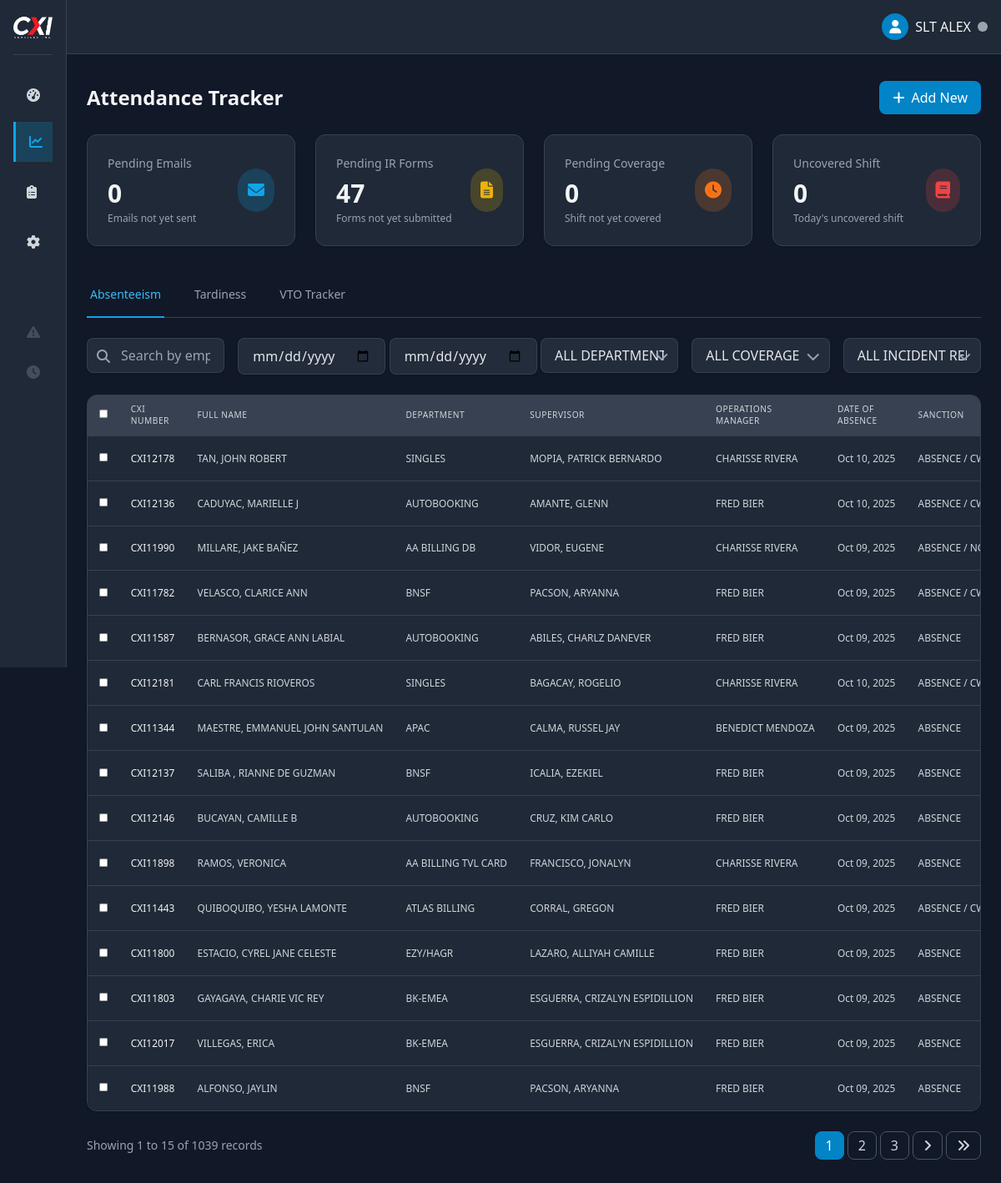
The page /admin/attendance.php (signed in) on the database its author committed.
### tables this page shows
CREATE TABLE `absenteeism` (
  `id` int(11) NOT NULL,
  `month` varchar(20) NOT NULL,
  `employee_id` varchar(50) NOT NULL,
  `full_name` varchar(100) NOT NULL,
  `department` varchar(100) NOT NULL,
  `supervisor` varchar(100) NOT NULL,
  `operation_manager` varchar(100) NOT NULL,
  `email` varchar(100) DEFAULT NULL,
  `date_of_absent` date NOT NULL,
  `follow_call_in_procedure` varchar(100) NOT NULL,
  `sanction` enum('ABSENCE','ABSENCE / CWD','ABSENCE / NCNS','ABSENCE / NCNS (LATE ADVISE)','ABSENCE / NCNS / CWD','ABSENCE / NCNS / CWD (LATE ADVISE)','PVL') DEFAULT NULL,
  `reason` text NOT NULL,
  `coverage` varchar(250) DEFAULT NULL,
  `coverage_type` enum('-','NO NEED','TRAINEE','BACK UP','PENDING','DSOT','RDOT','AGENT MODE') NOT NULL,
  `shift` varchar(50) NOT NULL,
  `ir_form` varchar(100) DEFAULT NULL,
  `timestamp` varchar(20) DEFAULT NULL,
  `sub_name` varchar(50) NOT NULL,
  `created_at` datetime DEFAULT current_timestamp(),
  `email_sent` tinyint(1) DEFAULT 0,
  `email_sent_at` varchar(20) DEFAULT NULL
);

### admin/partials/attendance_table.php (the view, shortened to what this page needs)
<?php
require_once __DIR__ . '/../../includes/functions.php';
$page = isset($_POST['page']) ? (int)$_POST['page'] : (isset($_GET['page']) ? (int)$_GET['page'] : 1);
$type = isset($_POST['type']) ? $_POST['type'] : (isset($_GET['tab']) ? $_GET['tab'] : 'absenteeism');
if (!isset($table)) {
    $table = ($type === 'tardiness') ? 'tardiness' : ($type === 'vto' ? 'vto_tracker' : 'absenteeism');
}
if (!isset($perPage)) $perPage = 15;
$whereClauses = [];
$searchQuery = empty($whereClauses) ? '' : 'WHERE ' . implode(' AND ', $whereClauses);
try {
    $countStmt = $pdo->prepare("SELECT COUNT(*) FROM $table $searchQuery");
    $countStmt->execute();
    $totalRecords = $countStmt->fetchColumn();
} catch (PDOException $e) {
    $totalRecords = 0;
}
$totalPages = ceil($totalRecords / $perPage);
$page = min($page, $totalPages);
$offset = ($page - 1) * $perPage;
try {
    $orderBy = "ORDER BY created_at DESC";
    $query = "SELECT * FROM $table $searchQuery $orderBy LIMIT :limit OFFSET :offset";
    $stmt = $pdo->prepare($query);
    $stmt->bindValue(':limit', $perPage, PDO::PARAM_INT);
    $stmt->bindValue(':offset', $offset, PDO::PARAM_INT);
    $stmt->execute();
    $records = $stmt->fetchAll();
} catch (PDOException $e) {
    $records = [];
}
?>
<div class="bg-gray-800 rounded-xl border border-gray-700 overflow-hidden shadow">
    <div class="overflow-x-auto">
        <table class="min-w-full divide-y divide-gray-700 w-full" style="zoom:85%">
            <thead class="bg-gray-700">
                <tr>
                    <?php if ($type !== 'vto'): ?>
                        <th scope="col" class="px-4 py-3 text-left text-xs font-medium text-gray-300 uppercase tracking-wider w-8">
                            <input type="checkbox" id="selectAllCheckbox">
                        </th>
                    <?php endif; ?>
                    <th scope="col" class="px-4 py-3 text-left text-xs font-medium text-gray-300 uppercase tracking-wider w-32">CXI Number</th>
                    <th scope="col" class="px-4 py-3 text-left text-xs font-medium text-gray-300 uppercase tracking-wider w-48">Full Name</th>
                    <th scope="col" class="px-4 py-3 text-left text-xs font-medium text-gray-300 uppercase tracking-wider w-40">Department</th>
                    <?php if ($type === 'absenteeism'): ?>
                        <th scope="col" class="px-4 py-3 text-left text-xs font-medium text-gray-300 uppercase tracking-wider w-32">Supervisor</th>
                        <th scope="col" class="px-4 py-3 text-left text-xs font-medium text-gray-300 uppercase tracking-wider w-32">Operations Manager</th>
                        <th scope="col" class="px-4 py-3 text-left text-xs font-medium text-gray-300 uppercase tracking-wider w-32">Date of Absence</th>
                        <th scope="col" class="px-4 py-3 text-left text-xs font-medium text-gray-300 uppercase tracking-wider w-32">Sanction</th>
                    <?php endif; ?>
                </tr>
            </thead>
            <tbody class="bg-gray-800 divide-y divide-gray-700">
                <?php if (empty($records)): ?>
                    <tr>
                        <td colspan="<?= $type === 'absenteeism' ? 16 : ($type === 'tardiness' ? 14 : 14) ?>" class="px-6 py-8 text-center text-gray-400">
                            <i class="fas fa-users-slash text-3xl mb-3 opacity-50"></i>
                            <p class="text-lg">No records found</p>
                            <p class="text-sm mt-1" style="text-transform: uppercase;"><?= $type ?></p>
                        </td>
                    </tr>
                <?php else: ?>
                    <?php foreach ($records as $record): ?>
                    <?php if ($type === 'vto'): ?>
                        <tr class="hover:bg-gray-700/50">
                            <td class="px-4 py-4 whitespace-nowrap overflow-hidden text-ellipsis max-w-xs">
                                <div class="text-sm font-medium text-gray-100" style="text-transform: uppercase;" title="<?= htmlspecialchars($record['employee_id'] ?? '') ?>"><?= htmlspecialchars($record['employee_id'] ?? '') ?></div>
                            </td>
                            <td class="px-4 py-4 whitespace-nowrap overflow-hidden text-ellipsis max-w-xs">
                                <div class="text-sm text-gray-300" style="text-transform: uppercase;" title="<?= htmlspecialchars($record['full_name'] ?? '') ?>"><?= htmlspecialchars($record['full_name'] ?? '') ?></div>
                            </td>
                            <td class="px-4 py-4 whitespace-nowrap overflow-hidden text-ellipsis max-w-xs">
                                <div class="text-sm text-gray-300" style="text-transform: uppercase;" title="<?= htmlspecialchars($record['department'] ?? '') ?>"><?= htmlspecialchars($record['department'] ?? '') ?></div>
                            </td>
                            <td class="px-4 py-4 whitespace-nowrap">
                                <div class="text-sm text-gray-300"><?= isset($record['shift_date']) ? date('M d, Y', strtotime($record['shift_date'])) : '' ?></div>
                            </td>
                            <td class="px-4 py-4 whitespace-nowrap">
                                <div class="text-sm text-gray-300"><?= htmlspecialchars($record['shift'] ?? '') ?></div>
                            </td>
                            <td class="px-4 py-4 whitespace-nowrap">
                                <div class="text-sm text-gray-300"><?= htmlspecialchars($record['time_in'] ?? '') ?></div>
                            </td>
                            <td class="px-4 py-4 whitespace-nowrap">
                                <div class="text-sm text-gray-300"><?= htmlspecialchars($record['time_out'] ?? '') ?></div>
                            </td>
                            <td class="px-4 py-4 whitespace-nowrap">
                                <div class="text-sm text-gray-300"><?= htmlspecialchars($record['mins_of_work'] ?? '') ?></div>
                            </td>
                            <td class="px-4 py-4 whitespace-nowrap">
                                <div class="text-sm text-gray-300"><?= htmlspecialchars($record['vto_mins'] ?? '') ?></div>
                            </td>
                            <td class="px-4 py-4 whitespace-nowrap overflow-hidden text-ellipsis max-w-xs">
                                <span class="px-3 py-1 inline-flex text-xs leading-5 font-semibold rounded-full <?= $record['vto_type'] === 'REALTIME' ? 'bg-green-500/20 text-green-300 border border-green-500/30' : 'bg-yellow-500/20 text-yellow-300 border border-yellow-500/30' ?>" title="<?= htmlspecialchars($record['vto_type'] ?? '') ?>">
                                    <?= htmlspecialchars($record['vto_type'] ?? '') ?>
                                </span>
                            </td>
                            <td class="px-4 py-4 whitespace-nowrap overflow-hidden text-ellipsis max-w-xs">
                                <div class="text-sm text-gray-300" title="<?= htmlspecialchars($record['sub_name'] ?? '') ?>"><?= htmlspecialchars($record['sub_name'] ?? '') ?></div>
                            </td>
                            <td class="px-4 py-4 whitespace-nowrap">
                                <div class="text-sm text-gray-300"><?= isset($record['timestamp']) ? date('g:i A', strtotime($record['timestamp'])) : '' ?></div>
                            </td>
                            <td class="px-4 py-4 whitespace-nowrap text-right text-sm font-medium">
                                <a href="vto_form.php?id=<?= $record['id'] ?? '' ?>" title="Edit record" class="text-primary-500 hover:text-primary-400 mr-3">
                                    <i class="fas fa-edit"></i>
                                </a>
                                <a href="#" onclick="event.preventDefault(); showHistoryModal(<?= $record['id'] ?? '' ?>, 'vto')" title="View History" class="text-purple-500 hover:text-purple-400 mr-3">
                                    <i class="fas fa-history"></i>
                                </a>
                                <a href="#" onclick="event.preventDefault(); showDeleteModal(<?= $record['id'] ?? '' ?>, 'vto')" class="text-red-500 hover:text-red-400" title="Delete record">
                                    <i class="fas fa-trash"></i>
                                </a>
                            </td>
                        </tr>
                    <?php else: ?>
                        <tr class="hover:bg-gray-700/50">
                            <td class="px-4 py-4 whitespace-nowrap text-center">
                                <input type="checkbox" class="record-checkbox" data-id="<?= $record['id'] ?>">
                            </td>
                            <td class="px-4 py-4 whitespace-nowrap overflow-hidden text-ellipsis max-w-xs">
                                <div class="text-sm font-medium text-gray-100" style="text-transform: uppercase;" title="<?= htmlspecialchars($record['employee_id']) ?>"><?= htmlspecialchars($record['employee_id']) ?></div>
                            </td>
                            <td class="px-4 py-4 whitespace-nowrap overflow-hidden text-ellipsis max-w-xs">
                                <div class="text-sm text-gray-300" style="text-transform: uppercase;" title="<?= htmlspecialchars($record['full_name']) ?>"><?= htmlspecialchars($record['full_name']) ?></div>
                            </td>
                            <td class="px-4 py-4 whitespace-nowrap overflow-hidden text-ellipsis max-w-xs">
                                <div class="text-sm text-gray-300" style="text-transform: uppercase;" title="<?= htmlspecialchars($record['department']) ?>"><?= htmlspecialchars($record['department']) ?></div>
                            </td>
                            <?php if ($type === 'absenteeism'): ?>
                                <td class="px-4 py-4 whitespace-nowrap overflow-hidden text-ellipsis max-w-xs">
                                    <div class="text-sm text-gray-300" style="text-transform: uppercase;" title="<?= htmlspecialchars($record['supervisor']) ?>"><?= htmlspecialchars($record['supervisor']) ?></div>
                                </td>
                                <td class="px-4 py-4 whitespace-nowrap overflow-hidden text-ellipsis max-w-xs">
                                    <div class="text-sm text-gray-300" style="text-transform: uppercase;" title="<?= htmlspecialchars($record['operation_manager']) ?>"><?= htmlspecialchars($record['operation_manager']) ?></div>
                                </td>
                                <td class="px-4 py-4 whitespace-nowrap">
                                    <div class="text-sm text-gray-300"><?= date('M d, Y', strtotime($record['date_of_absent'])) ?></div>
                                </td>
                                <td class="px-4 py-4 whitespace-nowrap overflow-hidden text-ellipsis max-w-xs">
                                    <div class="text-sm text-gray-300" style="text-transform: uppercase;" title="<?= htmlspecialchars($record['sanction']) ?>"><?= htmlspecialchars($record['sanction']) ?></div>
                                </td>
                            <?php endif; ?>
                        </tr>
                    <?php endif; ?>
                    <?php endforeach; ?>
                <?php endif; ?>
            </tbody>
        </table>
    </div>
</div>
<?php if ($totalPages > 1): ?>
<div class="mt-6 flex items-center justify-between">
    <div class="text-sm text-gray-400">
        Showing <?= ($offset + 1) ?> to <?= min($offset + $perPage, $totalRecords) ?> of <?= $totalRecords ?> records
    </div>
    <div class="flex gap-1">
        <?php
        $startPage = max(1, $page - 2);
        $endPage = min($totalPages, $page + 2);
        for ($i = $startPage; $i <= $endPage; $i++): ?>
            <a href="#" data-page="<?= $i ?>" class="pagination-link px-3 py-1 rounded-lg border <?= $i == $page ? 'bg-primary-600 border-primary-600 text-white' : 'border-gray-600 text-gray-300 hover:bg-gray-700' ?>">
                <?= $i ?>
            </a>
        <?php endfor; ?>
        <?php if ($page < $totalPages): ?>
            <a href="#" data-page="<?= $page + 1 ?>" class="pagination-link px-3 py-1 rounded-lg border border-gray-600 text-gray-300 hover:bg-gray-700">
                <i class="fas fa-angle-right"></i>
            </a>
            <a href="#" data-page="<?= $totalPages ?>" class="pagination-link px-3 py-1 rounded-lg border border-gray-600 text-gray-300 hover:bg-gray-700">
                <i class="fas fa-angle-double-right"></i>
            </a>
        <?php endif; ?>
    </div>
</div>
<?php endif; ?>

### rows shown on the page
absenteeism: employee "CXI12178", full_name "TAN, JOHN ROBERT", department "SINGLES", supervisor "MOPIA, PATRICK BERNARDO", operation_manager "CHARISSE RIVERA", date_of_absent "Oct 10, 2025", sanction "ABSENCE /…"
absenteeism: employee "CXI12136", full_name "CADUYAC, MARIELLE J", department "AUTOBOOKING", supervisor "AMANTE, GLENN", operation_manager "FRED BIER", date_of_absent "Oct 10, 2025", sanction "ABSENCE /…"
absenteeism: employee "CXI11990", full_name "MILLARE, JAKE BAÑEZ", department "AA BILLING DB", supervisor "VIDOR, EUGENE", operation_manager "CHARISSE RIVERA", date_of_absent "Oct 09, 2025", sanction "ABSENCE /…"
absenteeism: employee "CXI11782", full_name "VELASCO, CLARICE ANN", department "BNSF", supervisor "PACSON, ARYANNA", operation_manager "FRED BIER", date_of_absent "Oct 09, 2025", sanction "ABSENCE /…"
absenteeism: employee "CXI11587", full_name "BERNASOR, GRACE ANN LABIAL", department "AUTOBOOKING", supervisor "ABILES, CHARLZ DANEVER", operation_manager "FRED BIER", date_of_absent "Oct 09, 2025", sanction "ABSENCE"
absenteeism: employee "CXI12181", full_name "CARL FRANCIS RIOVEROS", department "SINGLES", supervisor "BAGACAY, ROGELIO", operation_manager "CHARISSE RIVERA", date_of_absent "Oct 10, 2025", sanction "ABSENCE /…"
absenteeism: employee "CXI11344", full_name "MAESTRE, EMMANUEL JOHN SANTULAN", department "APAC", supervisor "CALMA, RUSSEL JAY", operation_manager "BENEDICT MENDOZA", date_of_absent "Oct 09, 2025", sanction "ABSENCE"
absenteeism: employee "CXI12137", full_name "SALIBA , RIANNE DE GUZMAN", department "BNSF", supervisor "ICALIA, EZEKIEL", operation_manager "FRED BIER", date_of_absent "Oct 09, 2025", sanction "ABSENCE"
absenteeism: employee "CXI12146", full_name "BUCAYAN, CAMILLE B", department "AUTOBOOKING", supervisor "CRUZ, KIM CARLO", operation_manager "FRED BIER", date_of_absent "Oct 09, 2025", sanction "ABSENCE"
absenteeism: employee "CXI11898", full_name "RAMOS, VERONICA", department "AA BILLING TVL CARD", supervisor "FRANCISCO, JONALYN", operation_manager "CHARISSE RIVERA", date_of_absent "Oct 09, 2025", sanction "ABSENCE"
absenteeism: employee "CXI11443", full_name "QUIBOQUIBO, YESHA LAMONTE", department "ATLAS BILLING", supervisor "CORRAL, GREGON", operation_manager "FRED BIER", date_of_absent "Oct 09, 2025", sanction "ABSENCE /…"
absenteeism: employee "CXI11800", full_name "ESTACIO, CYREL JANE CELESTE", department "EZY/HAGR", supervisor "LAZARO, ALLIYAH CAMILLE", operation_manager "FRED BIER", date_of_absent "Oct 09, 2025", sanction "ABSENCE"
absenteeism: employee "CXI11803", full_name "GAYAGAYA, CHARIE VIC REY", department "BK-EMEA", supervisor "ESGUERRA, CRIZALYN ESPIDILLION", operation_manager "FRED BIER", date_of_absent "Oct 09, 2025", sanction "ABSENCE"
absenteeism: employee "CXI12017", full_name "VILLEGAS, ERICA", department "BK-EMEA", supervisor "ESGUERRA, CRIZALYN ESPIDILLION", operation_manager "FRED BIER", date_of_absent "Oct 09, 2025", sanction "ABSENCE"
absenteeism: employee "CXI11988", full_name "ALFONSO, JAYLIN", department "BNSF", supervisor "PACSON, ARYANNA", operation_manager "FRED BIER", date_of_absent "Oct 09, 2025", sanction "ABSENCE"

### other values the page prints
$_SESSION['nickname'] "SLT ALEX"
$stats['pending_emails'] "0"
$stats['pending_ir'] "47"
$stats['pending_coverage'] "0"
$stats['uncovered_shift'] "0"
$offset + 1 "1"
min($offset + $perPage, $totalRecords) "15"
$totalRecords "1039"
